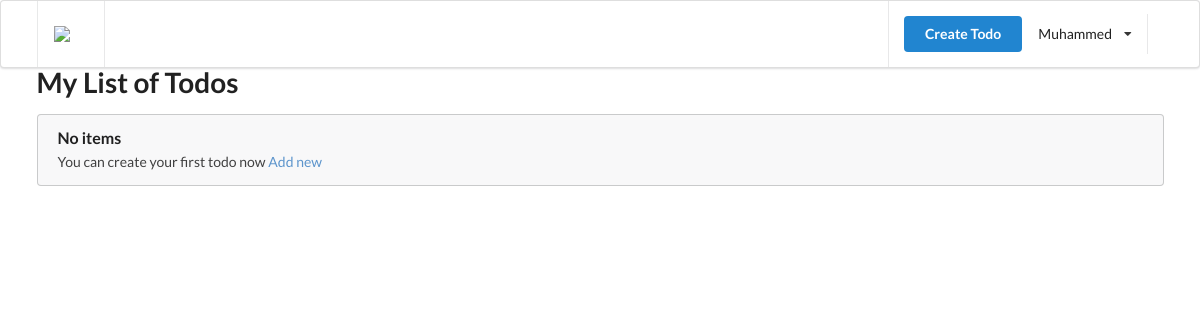
Page /todo (signed in) on the earlier database version.
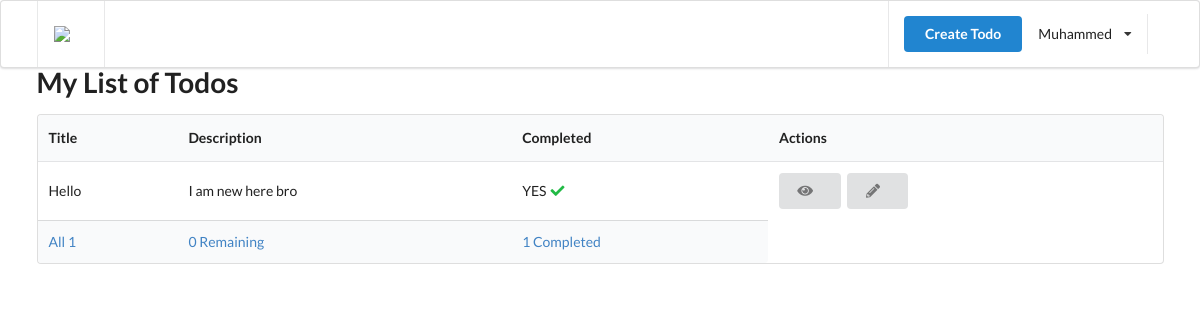
Same page on the later database version.
### authentication/models.py (models this page shows, shortened)
class User(AbstractUser):
    is_email_verified = models.BooleanField(default=False)

### todo/models.py (models this page shows, shortened)
class Todo(TrackingModel):
    title = models.CharField(max_length=255)
    description = models.TextField()
    is_completed = models.BooleanField(default=False)
    owner = models.ForeignKey(to=User, on_delete=models.CASCADE)

### todo/views.py (the view)
# urls.py: path('', index, name='home'),
def index(request):
    todos = Todo.objects.filter(owner=request.user)
    completed_count = todos.filter(is_completed=True).count()
    incomplete_count = todos.filter(is_completed=False).count()
    all_count = todos.count()
    context = {'todos': get_showing_todos(request, todos), 'all_count': all_count,
                'completed_count': completed_count, 'incomplete_count': incomplete_count}
    return render(request, 'todo/index.html', context)

### todo/views.py (called while the page is built)
def get_showing_todos(request, todos):
    if request.GET and request.GET('filter'):
        if request.GET.get('filter')=='complete':
            return todos.filter(is_completed=True)
        if request.GET.get('filter')=='incomplete':
            return todos.filter(is_completed=False)
    return todos

### templates/todo/index.html (shortened to what this page needs)
{% extends '_partials/base.html' %}
{% block content %}
{% load static %}
        <h1 class="ui header">My List of Todos</h1>
    {% if todos %}
    <table class="ui table">
        <thead>
            <tr>
                <th>Title</th>
                <th>Description</th>
                <th>Completed</th>
                <th>Actions</th>
            </tr>
        </thead>
        <tbody>
            {% for todo in todos %}
            <tr>
                <td>{{todo.title}}</td>
                <td>{{todo.description}}</td>
                <td>
                    {% if todo.is_completed %}
                    YES <i class="check icon green"></i>
                    {% else %}
                    NO
                    {% endif %}
                </td>
                <td>
                    <a href={% url 'todo' todo.pk %} class="ui button">
                        <i class="eye icon"></i>
                    </a>
                    <a href={% url 'todo-edit' todo.pk %} class="ui button">
                        <i class="pencil icon"></i>
                    </a>
                </td>
            </tr>
            {% endfor %}
        </tbody>
        <tfoot>
            <tr>
                <th>
                    <a href="?filter=all">All {{all_count}}</a>
                </th>
                <th>
                    <a href="?filter=incomplete">
                        {{incomplete_count}} Remaining
                    </a>
                </th>
                <th>
                    <a href="?filter=complete">
                        {{completed_count}} Completed
                    </a>
                </th>
            </tr>
        </tfoot>
    </table>
    {% else %}
    <div class="ui message">
        <div class="header">
            No items
        </div>
        <p>You can create your first todo now <a href={% url 'create-todo' %}>Add new</a>
        </p>
    </div>
    {% endif %}
        {% endblock content %}

### templates/_partials/base.html (shortened to what this page needs)
<!DOCTYPE html>
<html lang="en">
    <head>
        <link rel="stylesheet" href="https://cdnjs.cloudflare.com/ajax/libs/semantic-ui/2.4.1/semantic.min.css" />
    </head>
    <body>
        <div>
            {% include '_partials/header.html' %}
            <div class="ui container">
                {% block content %}
                {% endblock content %}
            </div>
    </body>
</html>

### templates/_partials/header.html (shortened to what this page needs)
{%load static %}
<di class="ui menu">
    <div class="ui container">
        <a href={% url 'home' %} class="header item">
            <img class="logo" class="logo" src={% static 'img/astronaut.png' %} />
        </a>
        <div class="right item">
            {% if request.user.is_authenticated %}
            <a href={% url 'create-todo' %} class="ui primary button">Create Todo</a>
            <div class="ui simple dropdown item">
                {{request.user.username}} <I class="dropdown icon"></I>
            </div>
            {% endif %}
        </div>
    </div>
</div>

Differences in the rows shown:
added Todo: title "Hello", description "I am new here bro", is_completed "YES"
Other differences:
{{ all_count }}: (not shown) → "1"
{{ incomplete_count }}: (not shown) → "0"
{{ completed_count }}: (not shown) → "1"
text no longer shown: "No items You can create your first todo now Add new"
text now shown: "Title Description Completed Actions All Remaining Completed"
